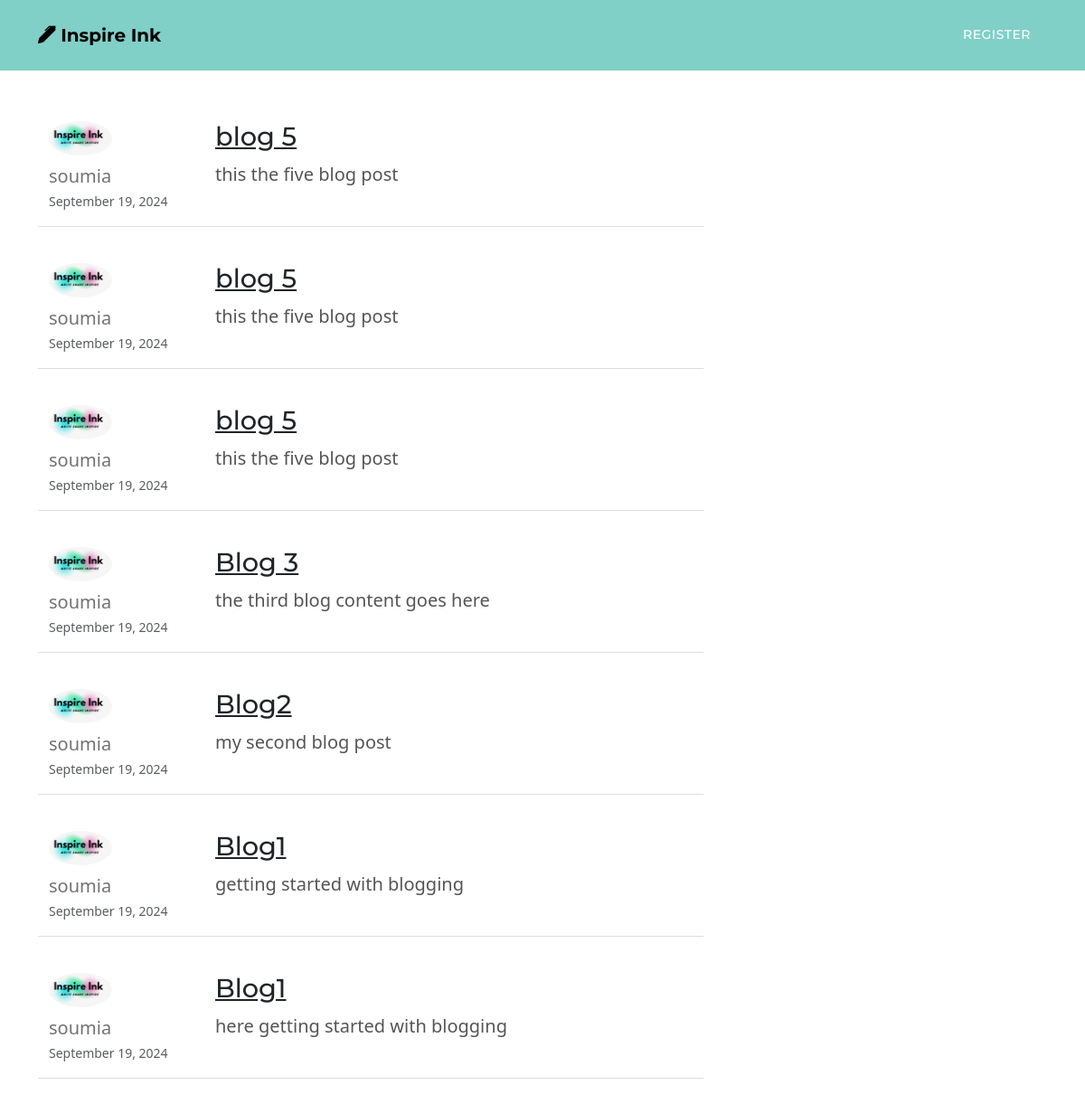
/blog/, run on an earlier commit of the app's database.
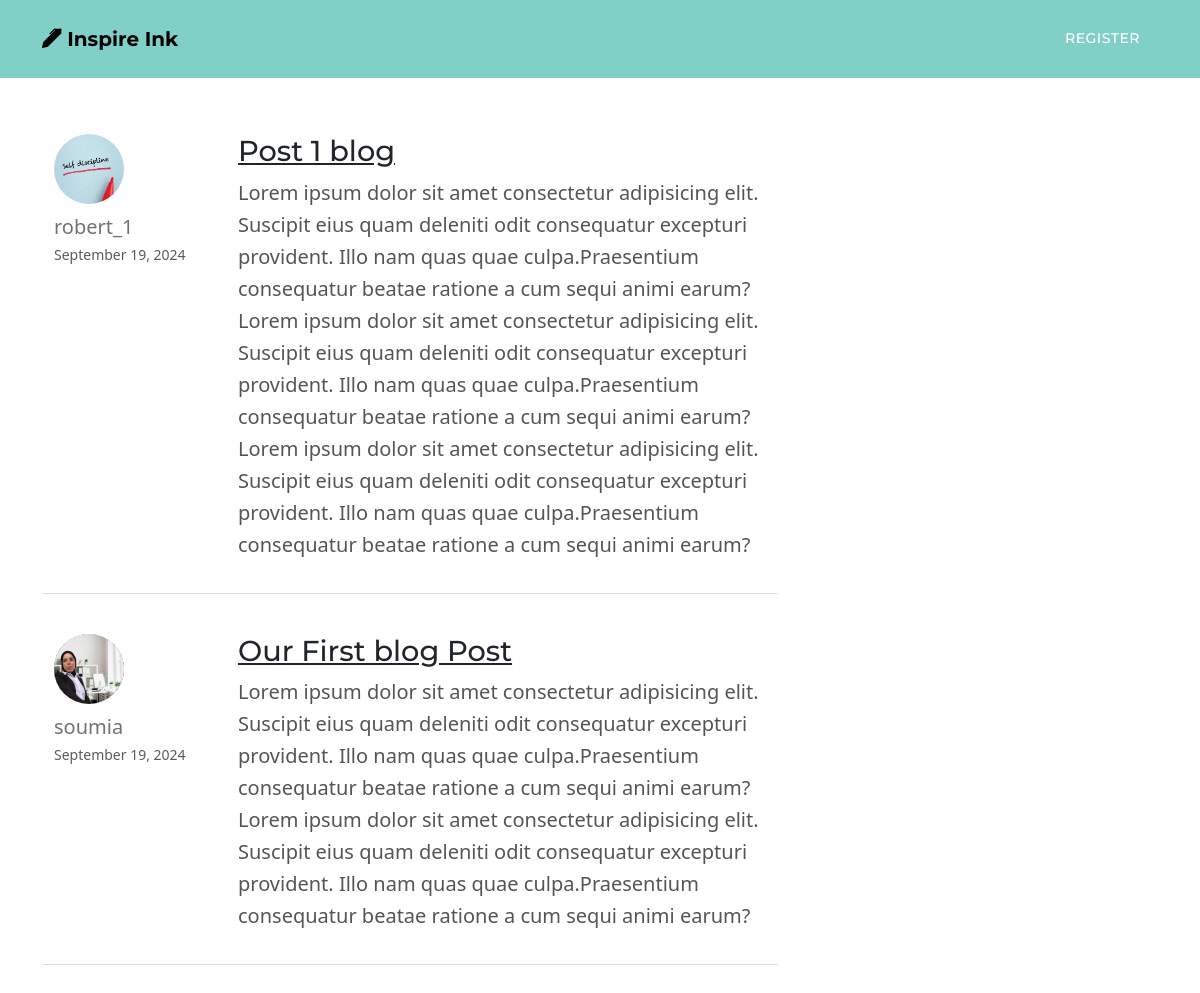
And on a later commit of the database.
### main/models.py (models this page shows, shortened)
class Post(models.Model):
    title = models.CharField(max_length=100)
    content = models.TextField()
    date_posted = models.DateTimeField(default=timezone.now)
    category = models.CharField(max_length=100, default="not-listed")
    author = models.ForeignKey(User, on_delete=models.CASCADE)

### users/models.py (models this page shows, shortened)
class Profile(models.Model):
    user = models.OneToOneField(User, on_delete=models.CASCADE)
    image = models.ImageField(default='default.png', upload_to='profiles_pics')

### main/views.py (the view)
# urls.py: path('blog/', PostListView.as_view(), name='blog-page'), # <app>/<model>_<viewtype>.html
class PostListView(ListView):
     model = Post
     template_name = 'blog.html'
     context_object_name = 'posts'
     ordering = ['-date_posted'] # reverse the way the posts are sorted from new to old

### main/templates/blog.html
{% extends 'base.html' %} {% block content %}
<div class="container mt-4">
  {% for post in posts %}
  <div class="row mb-4">
    <div class="col-md-3">
      <img
        src="{{ post.author.profile.image.url }}"
        class="rounded-circle img-fluid profile-img"
        alt="profile pic"
      />
      <p class="mt-2 mb-0 font-weight-bold">{{ post.author }}</p>
      <small class="text-muted">{{ post.date_posted|date:"F d, Y" }}</small>
    </div>
    <div class="col-md-9">
      <h2 class="post-title">
        <a class="text-dark" href="#">{{ post.title }}</a>
      </h2>
      <p class="post-content">{{ post.content }}</p>
    </div>
  </div>
  {% endfor %}
</div>
{% endblock content %}

### main/templates/base.html (shortened to what this page needs)
{% load static %}
<!DOCTYPE html>
<html>
  <head>
    <link
      href="../static/main/css/templatemo-topic-listing.css"
      rel="stylesheet"
    />
    <link
      rel="stylesheet"
      href="https://cdn.jsdelivr.net/npm/bootstrap-icons/font/bootstrap-icons.css"
    />
    <link
      href="https://cdn.jsdelivr.net/npm/bootstrap@5.3.3/dist/css/bootstrap.min.css"
      rel="stylesheet"
    />
  </head>
  <body>
    <nav class="navbar navbar-expand-lg color-bg">
      <div class="container">
        <a class="navbar-brand" href="{% url 'index-page'%}">
          <i class="bi bi-pen-fill"></i>
          <span>Inspire Ink</span>
        </a>
        <div class="collapse navbar-collapse" id="navbarNav">
          <ul class="navbar-nav ms-auto">
            {% if user.is_authenticated %}
            <li class="nav-item">
              <a class="nav-link" href="{% url 'profile-page'%}">Profile</a>
            </li>
            <li class="nav-item">
              <a class="nav-link" href="{% url 'logout-page' %}">Logout</a>
            </li>
            {% else %}
            <li class="nav-item">
              <a class="nav-link" href="{% url 'register-page' %}">Register</a>
            </li>
            {% endif %}
          </ul>
        </div>
      </div>
    </nav>
    <main role="main" class="container">
      <div class="row">
        <div class="col-md-8">
           {% block content %}{% endblock %}
        </div>
      </div>
    </main>
  </body>
</html>

### main/static/main/css/templatemo-topic-listing.css (style rules this page uses)
:root { --white-color: #ffffff; --primary-color: #13547a; --secondary-color: #80d0c7; --section-bg-color: #f0f8ff; --custom-btn-bg-color: #80d0c7; --custom-btn-bg-hover-color: #13547a; --dark-color: #000000; --p-color: #717275; --border-color: #7fffd4; --link-hover-color: #13547a; --body-font-family: "Open Sans", sans-serif; --title-font-family: "Montserrat", sans-serif; --h1-font-size: 58px; --h2-font-size: 46px; --h3-font-size: 32px; --h4-font-size: 28px; --h5-font-size: 24px; --h6-font-size: 22px; --p-font-size: 20px; --menu-font-size: 14px; --btn-font-size: 18px; --copyright-font-size: 16px; --border-radius-large: 100px; --border-radius-medium: 20px; --border-radius-small: 10px; --font-weight-normal: 400; --font-weight-medium: 500; --font-weight-semibold: 600; --font-weight-bold: 700; }
body { background-color: var(--white-color); font-family: var(--body-font-family); }
h2, h3, h4, h5, h6 { color: var(--dark-color); }
h1, h2, h3, h4, h5, h6 { font-family: var(--title-font-family); font-weight: var(--font-weight-semibold); }
h2 { font-size: var(--h2-font-size); font-weight: var(--font-weight-bold); }
p { color: var(--p-color); font-size: var(--p-font-size); font-weight: var(--font-weight-normal); }
ul li { color: var(--p-color); font-size: var(--p-font-size); font-weight: var(--font-weight-normal); }
a, button { touch-action: manipulation; transition: all 0.3s; }
a { display: inline-block; color: var(--primary-color); text-decoration: none; }
.navbar { background-color: #80d0c7; border-bottom: 1px solid rgba(128, 208, 199, 0.35); z-index: 9; }
.navbar-brand, .navbar-brand:hover { font-size: var(--h3-font-size); font-weight: var(--font-weight-bold); display: block; }
.navbar-brand span { font-family: var(--title-font-family); }
.navbar-expand-lg .navbar-nav .nav-link { border-radius: var(--border-radius-large); margin: 10px; padding: 10px; }
.navbar-nav .nav-link { display: inline-block; color: var(--white-color); font-family: var(--title-font-family); font-size: var(--menu-font-size); font-weight: var(--font-weight-medium); text-transform: uppercase; letter-spacing: 0.5px; position: relative; padding-top: 15px; padding-bottom: 15px; }
.profile-img { width: 70px; height: 70px; object-fit: cover; }
.post-title { font-size: 1.8rem; margin-bottom: 0.5rem; }
.post-content { color: #555; line-height: 1.6; }
.row { border-bottom: 1px solid #ddd; padding-bottom: 1rem; padding-top: 1rem; }

What changed in the data, as far as the page shows it:
removed Post: author.profile.image (picture), author "soumia", date_posted "September 19, 2024", title "blog 5", content "this the five blog post"
removed Post: author.profile.image (picture), author "soumia", date_posted "September 19, 2024", title "blog 5", content "this the five blog post"
removed Post: author.profile.image (picture), author "soumia", date_posted "September 19, 2024", title "blog 5", content "this the five blog post"
removed Post: author.profile.image (picture), author "soumia", date_posted "September 19, 2024", title "Blog 3", content "the third blog content goes here"
removed Post: author.profile.image (picture), author "soumia", date_posted "September 19, 2024", title "Blog2", content "my second blog post"
removed Post: author.profile.image (picture), author "soumia", date_posted "September 19, 2024", title "Blog1", content "getting started with blogging"
removed Post: author.profile.image (picture), author "soumia", date_posted "September 19, 2024", title "Blog1", content "here getting started with blogging"
added Post: author.profile.image (picture), author "robert_1", date_posted "September 19, 2024", title "Post 1 blog", content "Lorem ipsum dolor sit amet consectetur adipisicing elit. Suscipit eius quam deleniti odit consequatur excepturi provident. Illo nam quas quae culpa.Praesentium consequatur beatae ratione a cum sequi animi earum? Lorem ipsum dolor sit amet consectetur adipisicing elit. Suscipit eius quam deleniti odit consequatur excepturi provident. Illo nam quas quae culpa.Praesentium consequatur beatae ratione a cum sequi animi earum? Lorem ipsum dolor sit amet consectetur adipisicing elit. Suscipit eius quam deleniti odit consequatur excepturi provident. Illo nam quas quae culpa.Praesentium consequatur beatae ratione a cum sequi animi earum?"
added Post: author.profile.image (picture), author "soumia", date_posted "September 19, 2024", title "Our First blog Post", content "Lorem ipsum dolor sit amet consectetur adipisicing elit. Suscipit eius quam deleniti odit consequatur excepturi provident. Illo nam quas quae culpa.Praesentium consequatur beatae ratione a cum sequi animi earum? Lorem ipsum dolor sit amet consectetur adipisicing elit. Suscipit eius quam deleniti odit consequatur excepturi provident. Illo nam quas quae culpa.Praesentium consequatur beatae ratione a cum sequi animi earum?"
